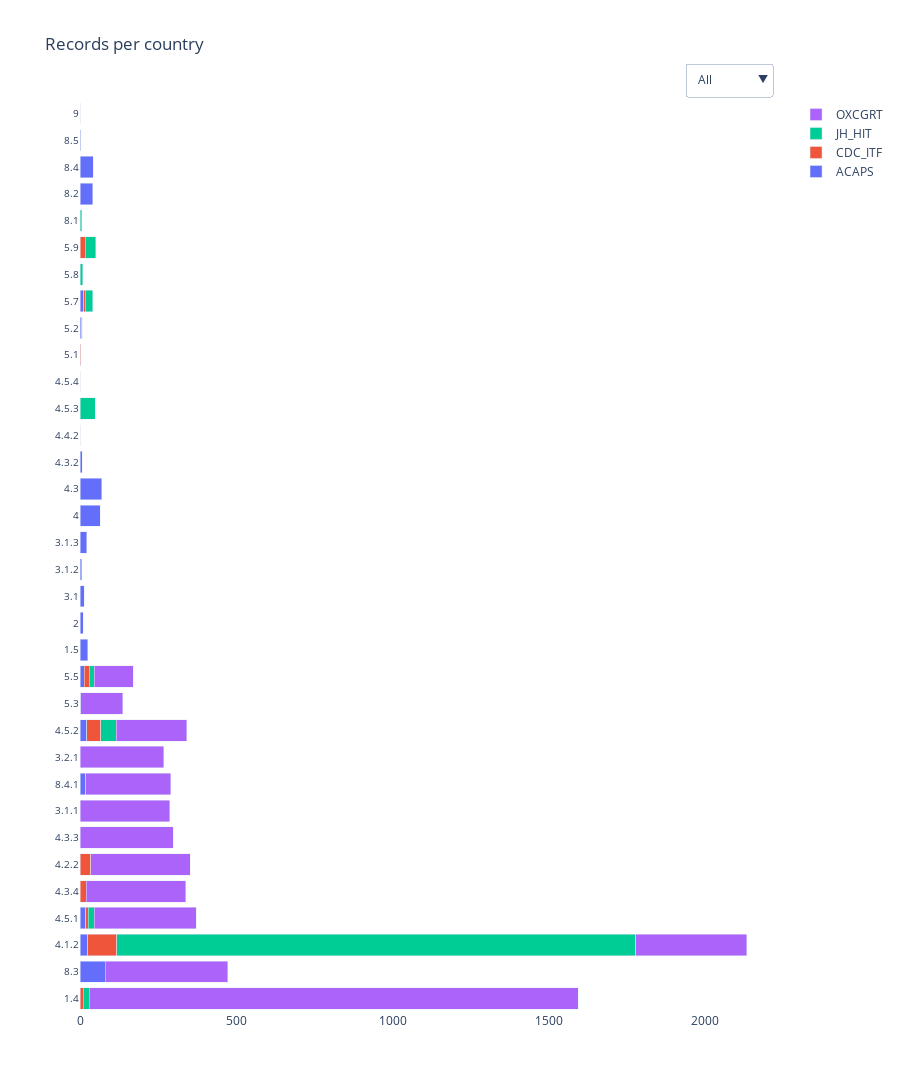

Notebook source saved alongside this figure:
### Code cell
fig = go.Figure()

fig.update_yaxes(type='category')

for column in m.columns.to_list():
    fig.add_trace(
        go.Bar(
            y = m.index,
            x = m[column],
            name = column,
            orientation='h'
        )
    )
    
fig.update_layout(
    height = 1500,
    barmode='stack',
    title = "Records per WHO code",
    paper_bgcolor='rgba(0,0,0,0)',
    plot_bgcolor='rgba(0,0,0,0)',
    updatemenus=[
        dict(
            buttons=[dict(label = 'All',
                  method = 'update',
                  args = [{'visible': [True, True, True, True]},
                          {'title': 'All',
                           'showlegend':True}]),
             dict(label = 'ACAPS',
                  method = 'update',
                  args = [{'visible': [True, False, False, False]},
                          {'title': 'OXCGRT',
                          'showlegend':True}]),
            dict(label = 'CDC_ITF',
                method = 'update',
                args = [{'visible': [False, True, False, False]},
                        {'title': 'CDC_ITF',
                        'showlegend':True}]),
            dict(label = 'JH_HIT',
                method = 'update',
                args = [{'visible': [False, False, True, False]},
                        {'title': 'JH_HIT',
                        'showlegend':True}]),
            dict(label = 'OXCGRT',
                method = 'update',
                args = [{'visible': [False, False, False, True]},
                        {'title': 'OXCGRT',
                        'showlegend':True}])],
            direction="down",
            pad={"r": 10, "t": 10},
            showactive=True,
            x=1,
            xanchor="right",
            y=1.052,
            yanchor="top"
        ),
    ]
)

fig = fig.update_yaxes(tickfont=dict(size=10))
py.iplot(fig)

### Figure 1 — Plotly figure (JSON) as saved in the notebook; plotly's stock layout.template omitted (floating-point values rounded to 4 significant figures)
{"data": [{"name": "ACAPS", "orientation": "h", "type": "bar", "x": [null, 80, 24, 19, null, null, null, null, 18, null, 21, 3, 13, 24, 10, 14, 5, 22, 64, 69, 7, 1, 1, null, null, 6, 12, null, null, 1, 41, 42, 3, null], "y": ["1.4", "8.3", "4.1.2", "4.5.1", "4.3.4", "4.2.2", "4.3.3", "3.1.1", "8.4.1", "3.2.1", "4.5.2", "5.3", "5.5", "1.5", "2", "3.1", "3.1.2", "3.1.3", "4", "4.3", "4.3.2", "4.4.2", "4.5.3", "4.5.4", "5.1", "5.2", "5.7", "5.8", "5.9", "8.1", "8.2", "8.4", "8.5", "9"]}, {"name": "CDC_ITF", "orientation": "h", "type": "bar", "x": [11, null, 94, 8, 20, 35, null, null, null, null, 45, null, 16, null, null, null, null, null, null, null, null, null, null, 1, 2, 1, 4, null, 17, null, null, null, null, 1], "y": ["1.4", "8.3", "4.1.2", "4.5.1", "4.3.4", "4.2.2", "4.3.3", "3.1.1", "8.4.1", "3.2.1", "4.5.2", "5.3", "5.5", "1.5", "2", "3.1", "3.1.2", "3.1.3", "4", "4.3", "4.3.2", "4.4.2", "4.5.3", "4.5.4", "5.1", "5.2", "5.7", "5.8", "5.9", "8.1", "8.2", "8.4", "8.5", "9"]}, {"name": "JH_HIT", "orientation": "h", "type": "bar", "x": [18, null, 1660, 19, null, null, null, null, null, null, 50, null, 16, null, null, null, null, null, null, null, null, null, 47, null, null, null, 25, 9, 34, 4, null, null, null, null], "y": ["1.4", "8.3", "4.1.2", "4.5.1", "4.3.4", "4.2.2", "4.3.3", "3.1.1", "8.4.1", "3.2.1", "4.5.2", "5.3", "5.5", "1.5", "2", "3.1", "3.1.2", "3.1.3", "4", "4.3", "4.3.2", "4.4.2", "4.5.3", "4.5.4", "5.1", "5.2", "5.7", "5.8", "5.9", "8.1", "8.2", "8.4", "8.5", "9"]}, {"name": "OXCGRT", "orientation": "h", "type": "bar", "x": [1564, 393, 355, 325, 318, 317, 298, 287, 272, 268, 225, 134, 125, null, null, null, null, null, null, null, null, null, null, null, null, null, null, null, null, null, null, null, null, null], "y": ["1.4", "8.3", "4.1.2", "4.5.1", "4.3.4", "4.2.2", "4.3.3", "3.1.1", "8.4.1", "3.2.1", "4.5.2", "5.3", "5.5", "1.5", "2", "3.1", "3.1.2", "3.1.3", "4", "4.3", "4.3.2", "4.4.2", "4.5.3", "4.5.4", "5.1", "5.2", "5.7", "5.8", "5.9", "8.1", "8.2", "8.4", "8.5", "9"]}], "layout": {"barmode": "stack", "height": 1500, "paper_bgcolor": "rgba(0,0,0,0)", "plot_bgcolor": "rgba(0,0,0,0)", "title": {"text": "Records per country"}, "updatemenus": [{"buttons": [{"args": [{"visible": [true, true, true, true]}, {"showlegend": true, "title": "All"}], "label": "All", "method": "update"}, {"args": [{"visible": [true, false, false, false]}, {"showlegend": true, "title": "OXCGRT"}], "label": "ACAPS", "method": "update"}, {"args": [{"visible": [false, true, false, false]}, {"showlegend": true, "title": "CDC_ITF"}], "label": "CDC_ITF", "method": "update"}, {"args": [{"visible": [false, false, true, false]}, {"showlegend": true, "title": "JH_HIT"}], "label": "JH_HIT", "method": "update"}, {"args": [{"visible": [false, false, false, true]}, {"showlegend": true, "title": "OXCGRT"}], "label": "OXCGRT", "method": "update"}], "direction": "down", "pad": {"r": 10, "t": 10}, "showactive": true, "x": 1, "xanchor": "right", "y": 1.052, "yanchor": "top"}], "yaxis": {"tickfont": {"size": 10}, "type": "category"}}}
